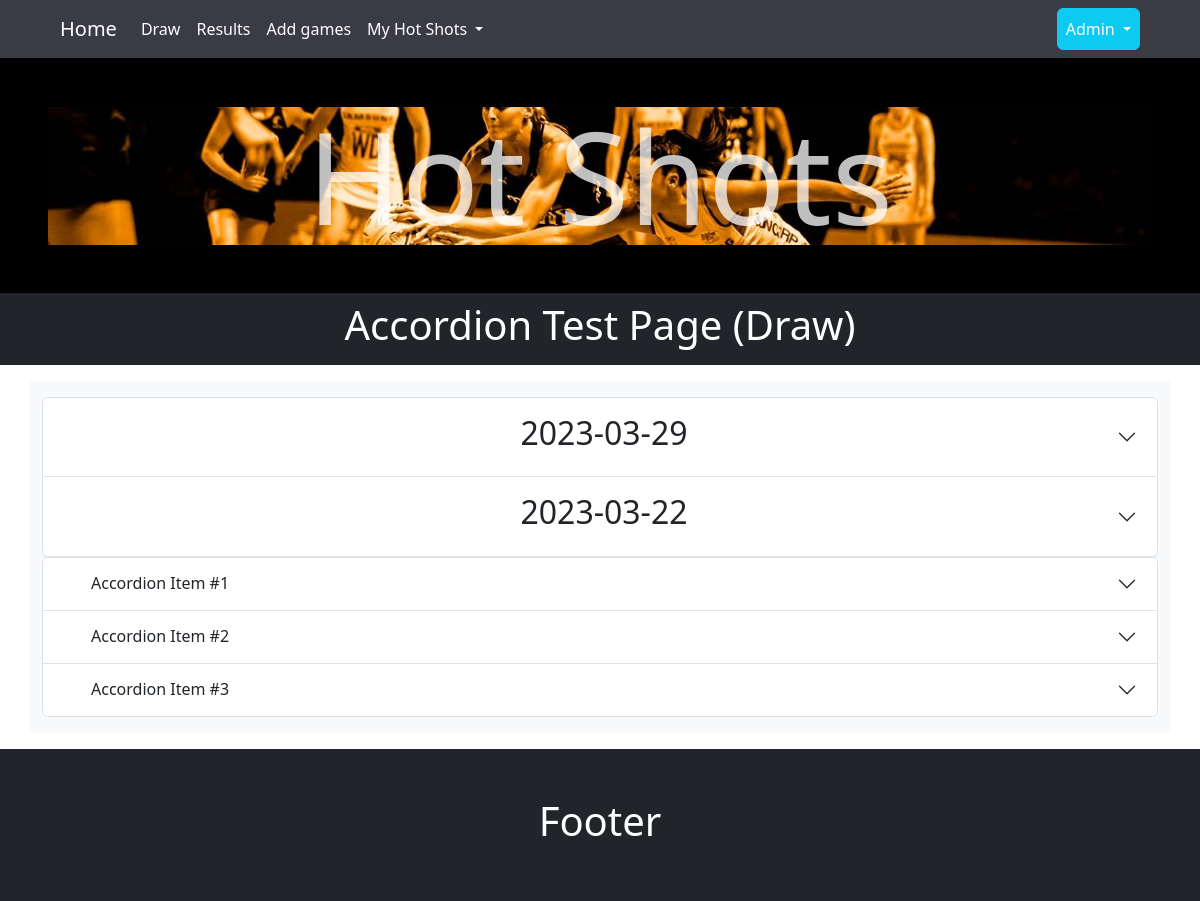
/draw?testpage=0, run on an earlier commit of the app's database.
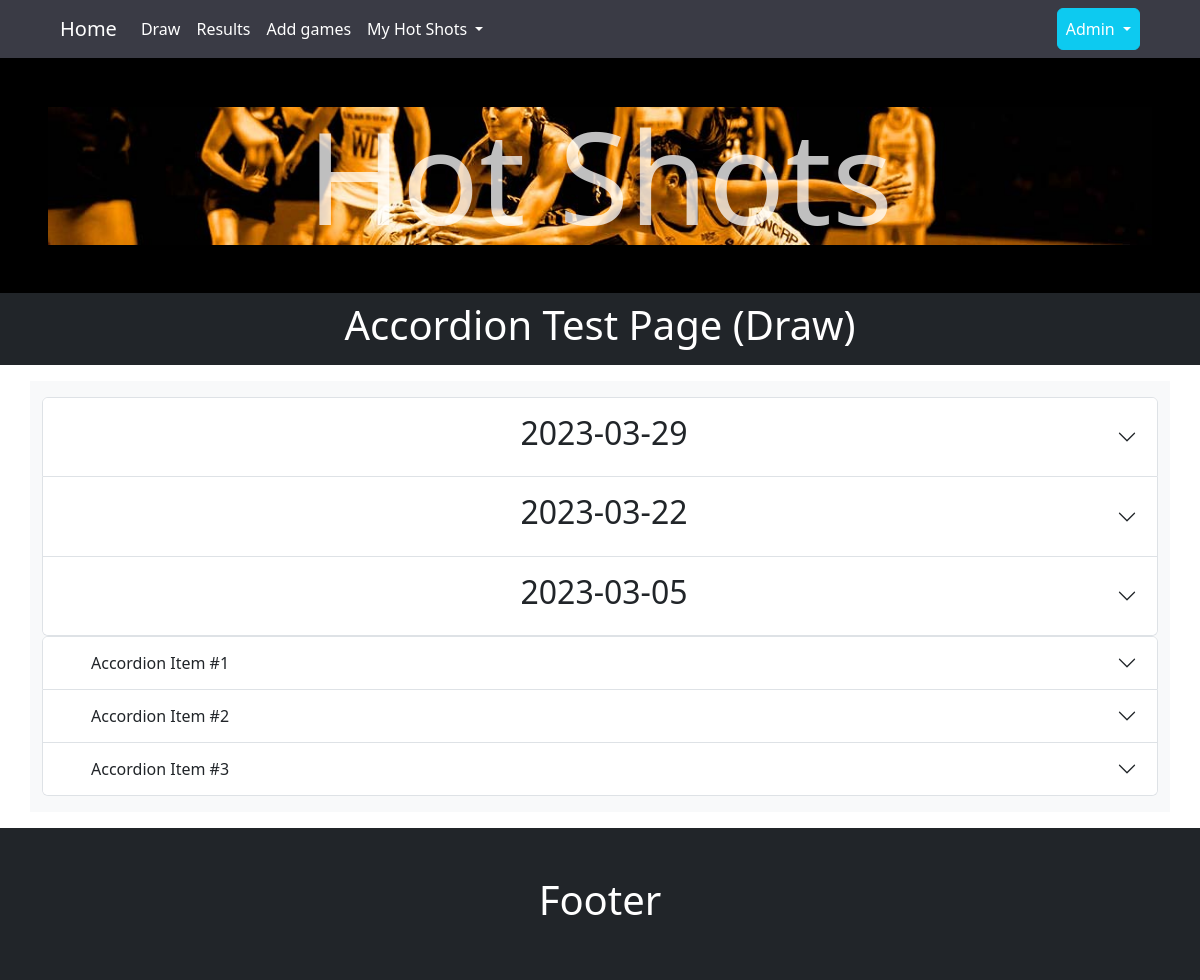
And on a later commit of the database.
### tables this page shows
CREATE TABLE draw
(
    draw_id   integer primary key autoincrement,
    draw_date date    not null,
    team_1    integer not null,
    score_1   integer,
    team_2    integer not null,
    score_2   integer,
    foreign key (team_1) references team (team_id),
    foreign key (team_2) references team (team_id),
    unique(draw_date,team_1,team_2)
);

### server.py (the view)
@app.route('/draw')
def draw():
    sql = """ select d.draw_id as "game_id",
    strftime('%Y-%m-%d ', d.draw_date) as "Date",
    strftime('%H:%M', d.draw_date) as "Time",
    b.team_name as "team_1",
    c.team_name as "team_2"
    from draw d
    join team b on  d.team_1 = b.team_id
    join team c on  d.team_2 = c.team_id
    order by Date desc, Time asc"""
    draw = run_search_query_tuples(sql, (), db_path, True)
    data=request.args
    if 'testpage' in data.keys():
        return render_template("draw_testpage.html", games=draw)
    else:
        return render_template("draw.html", games=draw)

### db_functions.py (called while the page is built)
def run_search_query_tuples(sql_query,values_tuple, file_path, rowfactory=False):
    result = None
    try:
        db = sqlite3.connect(file_path)
        if rowfactory:
            db.row_factory = sqlite3.Row
        cursor = db.cursor()
        cursor.execute(sql_query,values_tuple)
        result = cursor.fetchall()
        cursor.close()
    except sqlite3.Error as error:
        print("Error running search query tuples: {}".format(error))
        return None
    db.close()
    if result is None:
        print("No search values were found")
    return result

### templates/draw_testpage.html (shortened to what this page needs)
{% extends "layout.html" %}
{%  block banner %}src="{{ url_for('static',filename='images/banner_netball_1_slice.jpg') }}{% endblock %}
{% block heading %} Accordion Test Page (Draw) {% endblock %}
{% block content %}
<div class="container-lg bg-light my-3 py-3">
 <div class="accordion" id="accordionPanelsStayOpen__1">
{% set ns=namespace(drawdate = "") %}
{% for row in games %}
    {% if loop.index0 == 0 %}
        {% set ns.drawdate=row['Date'] %}
        <div class="accordion-item ">
        <h2 class="accordion-header" id="panel-{{ loop.index0 }}">
        <button class="accordion-button collapsed ps-5" type="button" data-bs-toggle="collapse" data-bs-target="#Open-{{ loop.index0 }}">
       <h2 class="text-center w-100">{{ns.drawdate}}</h2>
        </button>
        </h2>
    {% endif %}
    {% if ns.drawdate != row['Date'] %}
        {% set ns.drawdate=row['Date'] %}
        </div>
        <div class="accordion-item ">
        <h2 class="accordion-header" id="panel-{{ loop.index0 }}">
        <button class="accordion-button collapsed ps-5" type="button" data-bs-toggle="collapse" data-bs-target="#Open-{{ loop.index0 }}">
        <h2 class="text-center w-100">{{ns.drawdate}}</h2>
        </button>
        </h2>
    {% endif %}
{% endfor %}
        </div>
 </div>
 <div class="accordion" id="accordionPanelsStayOpen">
    <div class="accordion-item ">
      <h2 class="accordion-header" id="panel-One">
        <button class="accordion-button collapsed ps-5" type="button" data-bs-toggle="collapse" data-bs-target="#Open-one">
          Accordion Item #1
        </button>
      </h2>
    </div>
    <div class="accordion-item">
      <h2 class="accordion-header" id="panel-Two">
        <button class="accordion-button collapsed ps-5" type="button" data-bs-toggle="collapse" data-bs-target="#Open-two">
          Accordion Item #2
        </button>
      </h2>
    </div>
    <div class="accordion-item">
      <h2 class="accordion-header" id="panel-Three">
        <button class="accordion-button collapsed ps-5" type="button" data-bs-toggle="collapse" data-bs-target="#Open-three">
          Accordion Item #3
        </button>
      </h2>
    </div>
</div>
    </div>
{% endblock %}

What changed in the data, as far as the page shows it:
added draw: drawdate "2023-03-05"
